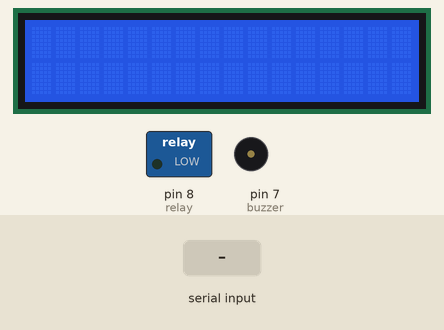
Recording of a sketch running on a simulated Arduino Uno, built with avr-gcc and run on an emulated ATmega328P. Parts: 16×2 character LCD, switched loads named in the sketch (green lamp = pin HIGH), buzzer (waves = sounding, pin HIGH). The inputs (shaded band) are chosen by the test bench. What the sketch prints to the serial monitor is not drawn.

Above: at 1.2 s.
1.3 s: "A" received over Serial
At 2.0 s:
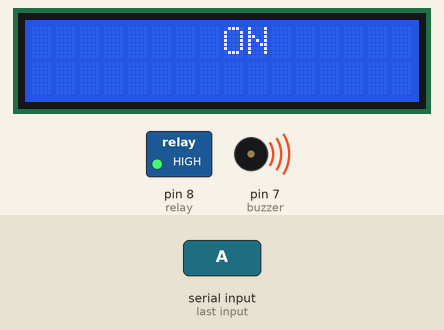
2.8 s: "B" received over Serial
At 3.1 s:
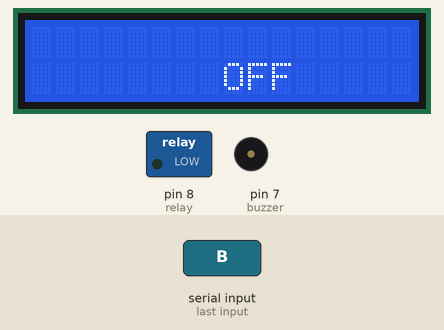
Timing chart, 0 to 5.8 s (numbered marks = the images above; inputs shaded):
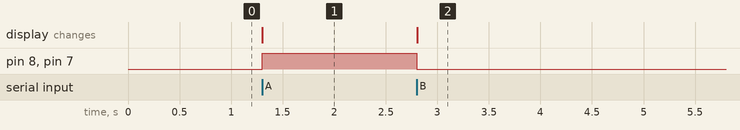

The sketch:

aduinoBlutooth.ino
```cpp
#include <LiquidCrystal.h>
int rs = 12, en = 11, d4 = 5, d5 = 4, d6 = 3, d7 = 2;
LiquidCrystal lcd (rs, en, d4, d5, d6, d7);
int relay = 8;
int buzzer = 7;
char data;
void setup () {
  lcd.begin(16, 2);
  Serial.begin(9600);
  pinMode (relay, OUTPUT);
  pinMode (buzzer, OUTPUT);
}
void loop () {
  if (Serial.available() > 0) {
    data = Serial.read();
    if (data == 'A') {
      digitalWrite (relay, HIGH);
      digitalWrite (buzzer, HIGH);
      Serial.println("Bulb is ON");
      lcd.clear();
      lcd.setCursor(8, 0);
      lcd.print ("ON");
      delay (1000);
    }
    if (data == 'B') {
      digitalWrite (relay, LOW);
      digitalWrite (buzzer, LOW);
      Serial.println("Bulb is OFF");
      lcd.clear();
      lcd.setCursor(8, 1);
      lcd.print ("OFF");
      delay (1000);
    }
  }
}
```

Measured:
- after the input at 1.3 s, pin 8 (relay), pin 7 (buzzer): LOW → HIGH at once; the display: changes at once (image 1)
- after the input at 2.8 s, pin 8 (relay), pin 7 (buzzer): HIGH → LOW at once; the display: changes at once (image 2)
